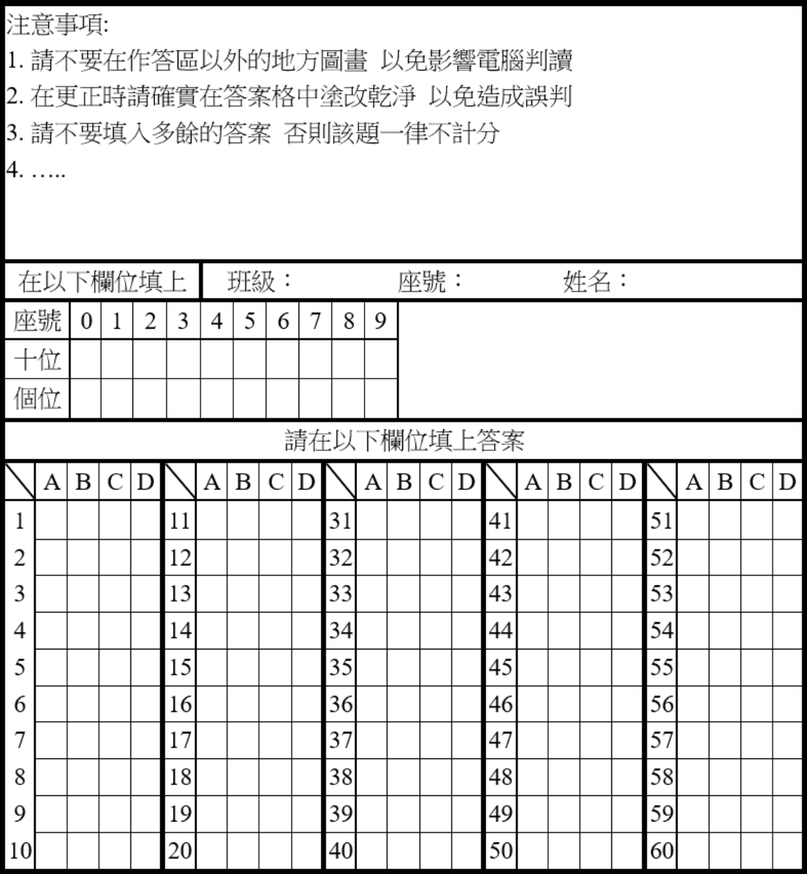
#> input picture test.png, 807 x 874 px, shrunk from 1200 x 1300 before the run, found by its file name
$ python test6.py
#> lines starting #> are read from the running program, lines starting #| are printed output that depends on the picture; after the words box and inside, x2 and y2 are one past the last pixel; in counts of white or black regions, pixels touching at a corner belong together
import cv2
import numpy as np


# 計算兩點距離
def calculate_the_distance_between_2_points(points1, points2):
    return ((points2[0] - points1[0]) ** 2 + (points2[1] - points1[1]) ** 2) ** 0.5

# 影像預處理
def preprocess_image(image):
    gray = cv2.cvtColor(image, cv2.COLOR_BGR2GRAY) # 灰階
    thresh = cv2.adaptiveThreshold(gray, 255,
                               cv2.ADAPTIVE_THRESH_GAUSSIAN_C,
                               cv2.THRESH_BINARY_INV, 11, 2) # 二值化並反轉
    return thresh


# 讀取影像
image = cv2.imread("test.png")
#> image is the input picture: shape (874, 807, 3); min 0, max 255, mean 226.1


# 影像預處理
thresh = preprocess_image(image)
#> in preprocess_image, `thresh = cv2.adaptiveThreshold(gray, 255, cv2.ADAPTIVE_THRESH_GAUSSIAN..`:
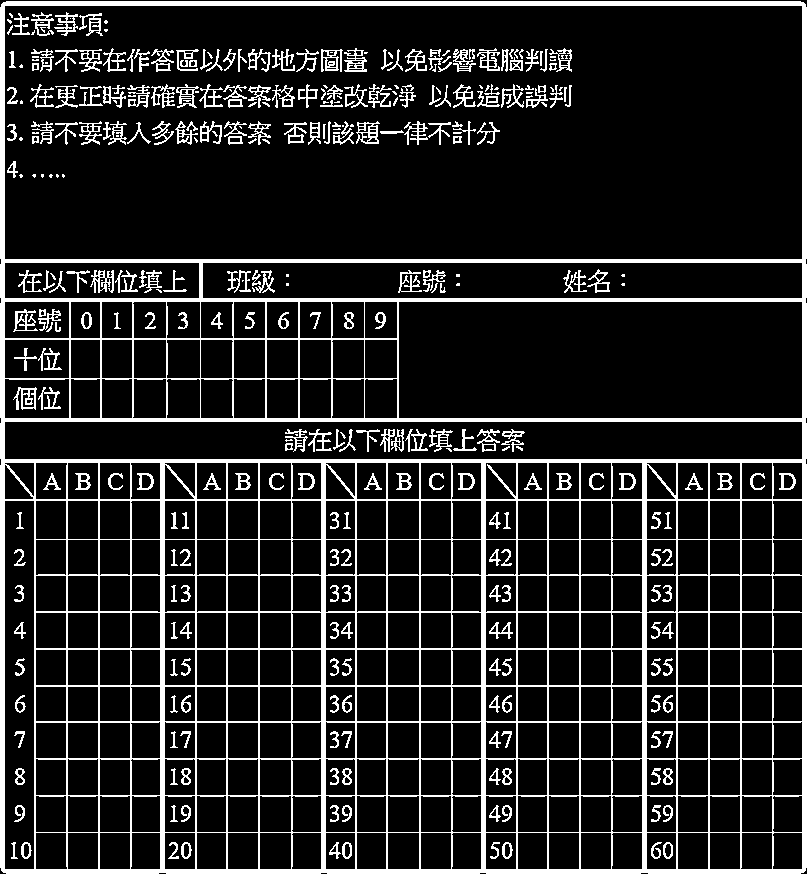
#> thresh: shape (874, 807); 14.1% white; 371 white regions (95 under 20 px), largest, box (x1, y1, x2, y2) and area: (0, 1, 807, 874) 70463, (90, 270, 114, 293) 275, (321, 49, 343, 72) 272


# # 二值化
# thresholded_image = cv2.threshold(gray, 0, 255, cv2.THRESH_BINARY + cv2.THRESH_OTSU)[1]
# # 反轉
# inverted_image = cv2.bitwise_not(thresholded_image)

# 膨脹 # iterations=1 可以改成自定義
dilated_image = cv2.dilate(thresh, None, iterations=1)
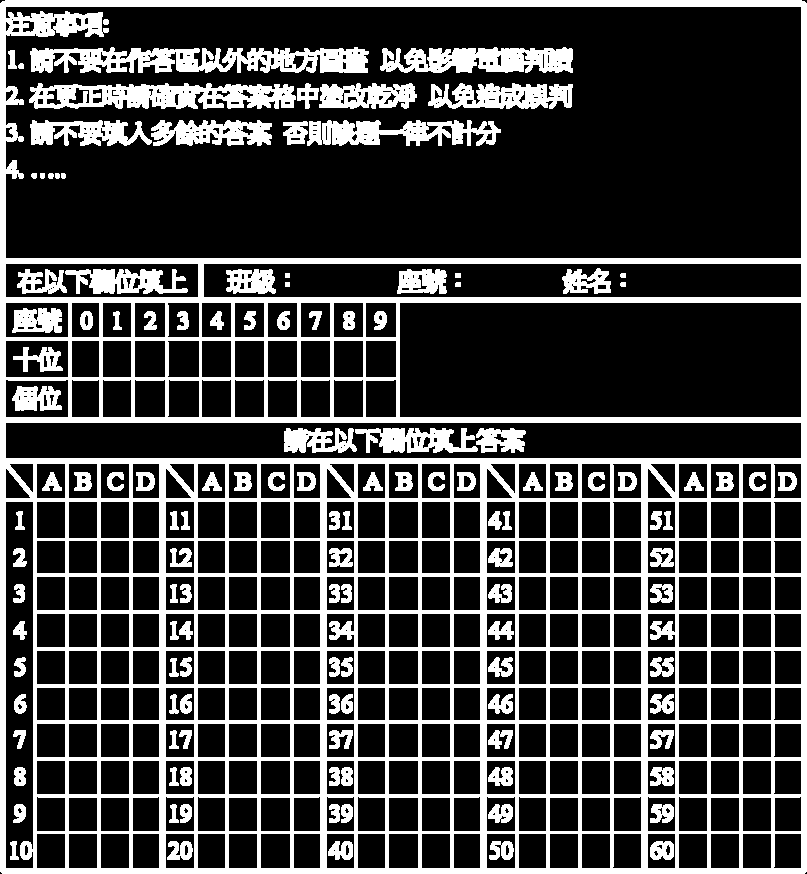
#> dilated_image: shape (874, 807); 25.5% white; 130 white regions


# 找出輪廓
contours, hierarchy = cv2.findContours(thresh, cv2.RETR_TREE, cv2.CHAIN_APPROX_SIMPLE)
#> contours = 921 contours, 182 with area under 20; largest, box (x1, y1, x2, y2) and area: (0, 1, 807, 874) 702717, (4, 5, 803, 260) 202690, (398, 301, 803, 419) 47266, (4, 421, 803, 460) 30322, (202, 262, 803, 299) 21598

# image_with_all_contours = image.copy()
# cv2.drawContours(image_with_all_contours, contours, -1, (0, 255, 0), 3)

# 過濾輪廓並找出矩形
rectangular_contours = []
for contour in contours:
    peri = cv2.arcLength(contour, True)
    approx = cv2.approxPolyDP(contour, 0.02 * peri, True)

    if len(approx) == 4:
        rectangular_contours.append(approx)
#> this loop made 921 passes
#> peri on passes 7 to 9: 42.97, 35.56, 78.77
#> after the loop, rectangular_contours = 329 contours, 28 with area under 20; largest, box (x1, y1, x2, y2) and area: (1, 2, 806, 873) 696140, (4, 5, 803, 260) 201642, (398, 301, 803, 419) 46749, (4, 421, 803, 460) 29490, (202, 262, 803, 299) 20966
# Below lines are added to show all rectangular contours
# This is not needed, but it is useful for debugging
# image_with_only_rectangular_contours = image.copy()
# cv2.drawContours(image_with_only_rectangular_contours, rectangular_contours, -1, (0, 255, 0), 3)


tody_lines_list = np.array(rectangular_contours).reshape(len(rectangular_contours), 4, 2)
print(tody_lines_list)
#> (printed output is left out)
points = tody_lines_list[0]
#> points = [[3, 2], [1, 870], [803, 872], [805, 4]]
# for i in rectangular_contours:
#     area = cv2.contourArea(i)
#     print(i, area)

image_with_only_rectangular_contours = image.copy()
cv2.drawContours(image_with_only_rectangular_contours, tody_lines_list, -1, (0, 255, 0), 3)
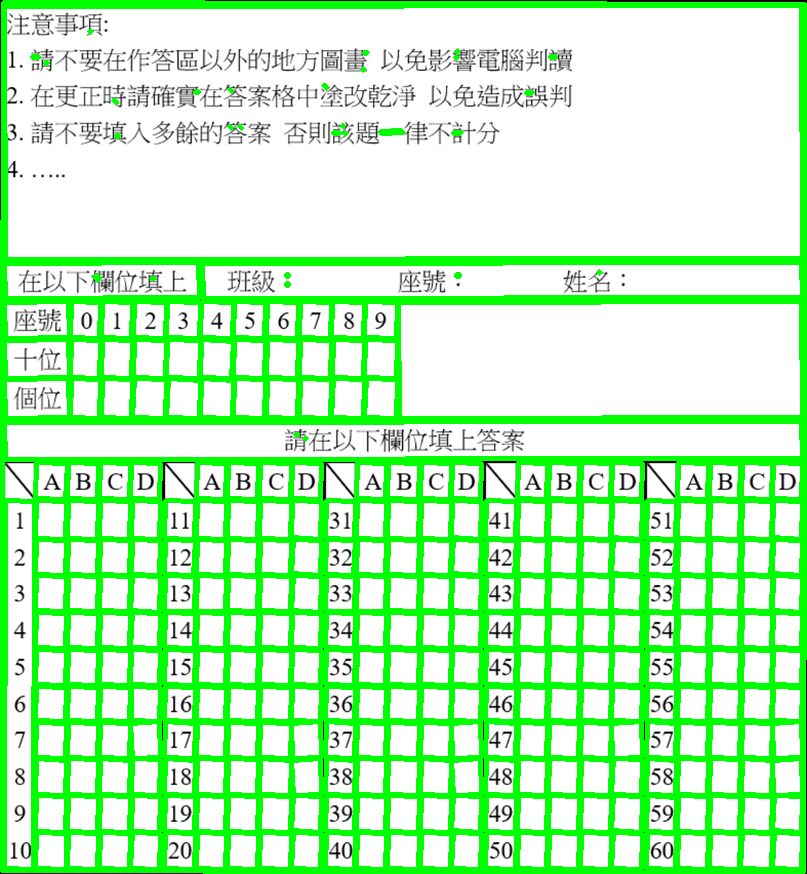
#> image_with_only_rectangular_contours: shape (874, 807, 3); mean B, G, R 185.2, 247.8, 185.2
cv2.imwrite("image_with_only_rectangular_contours.jpg", image_with_only_rectangular_contours)
cv2.imshow('image_with_only_rectangular_contourss', image_with_only_rectangular_contours)
cv2.waitKey(0)

$ run again, with gg.png copied over test.png
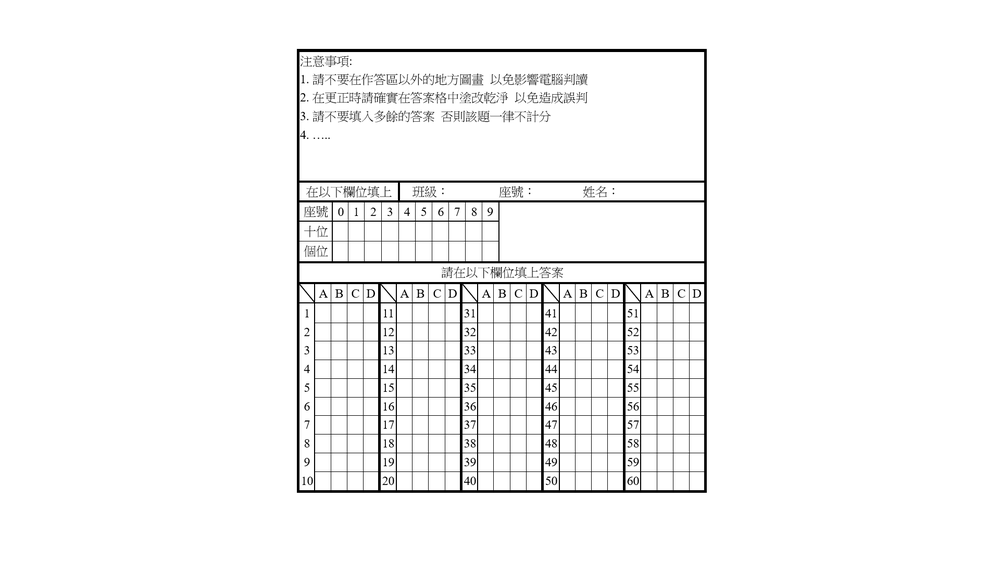
#> input picture gg.png, 1000 x 562 px, shrunk from 1920 x 1080 before the run, found by its file name
#> image is the input picture: shape (562, 1000, 3); min 0, max 255, mean 245.3
#> in preprocess_image, `thresh = cv2.adaptiveThreshold(gray, 255, cv2.ADAPTIVE_THRESH_GAUSSIAN..`:
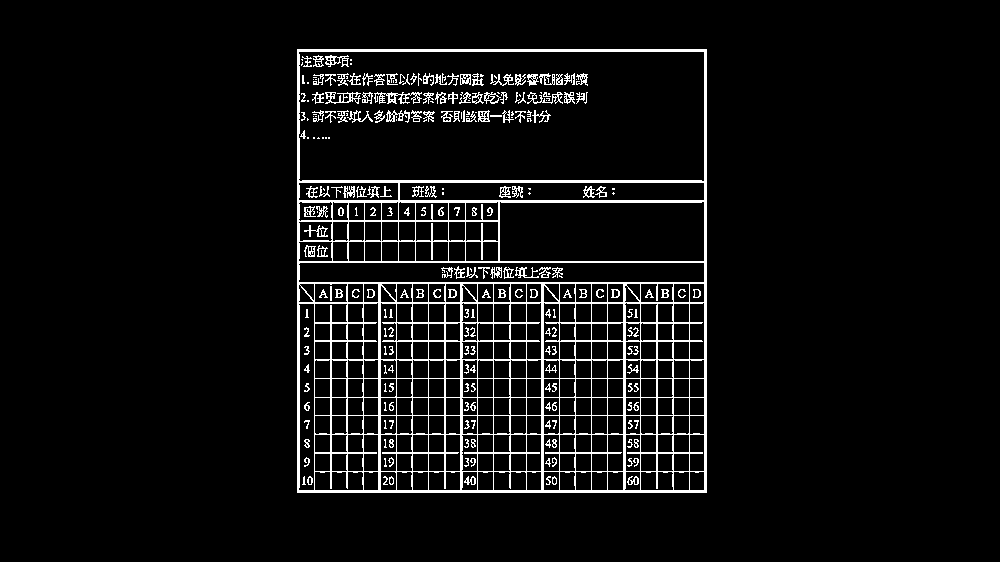
#> thresh: shape (562, 1000); 6% white in thin lines or dots, all inside (x1, y1, x2, y2) = (297, 49, 707, 493)
#> dilated_image: shape (562, 1000); 12.7% white; 50 white regions
#> contours = 827 contours, 427 with area under 20; largest, box (x1, y1, x2, y2) and area: (297, 49, 707, 493) 181187, (298, 51, 705, 182) 52262, (499, 201, 705, 262) 12097, (298, 262, 705, 283) 8102, (399, 182, 705, 201) 5488
#> the loop `for contour in contours:` made 827 passes
#> peri on passes 4, 6, 7: 136.4, 50.04, 13.07
#> after the loop `for contour in contours:`: rectangular_contours = 295 contours, 79 with area under 20; largest, box (x1, y1, x2, y2) and area: (297, 49, 707, 493) 181187, (298, 51, 705, 182) 52182, (499, 201, 705, 262) 12037, (298, 262, 705, 283) 7494, (399, 182, 705, 201) 5169
#> (printed output is left out)
#> points = [[297, 49], [297, 492], [706, 492], [706, 49]]
#> `cv2.drawContours(image_with_only_rectangular_contours, tody_lines_list..`:
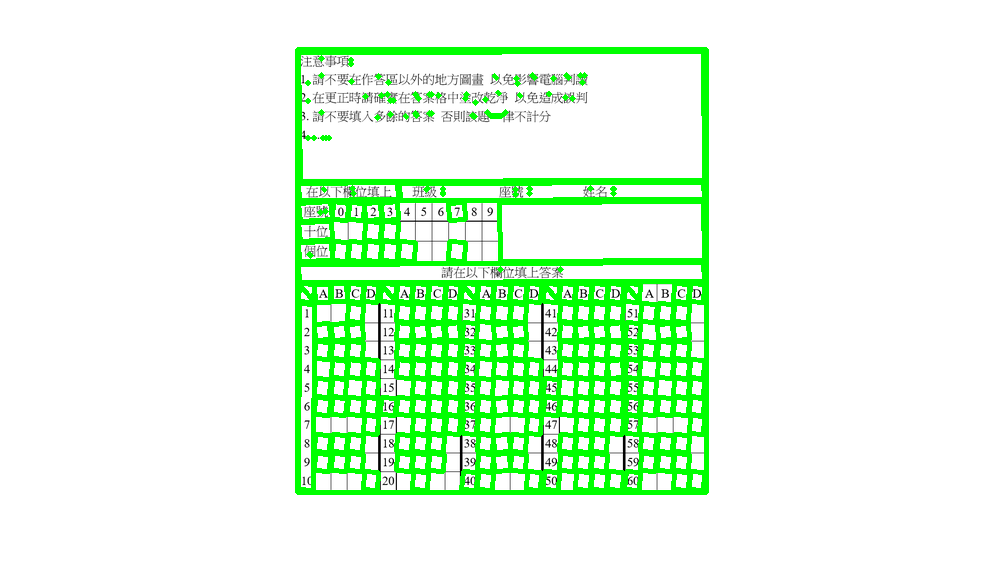
#> image_with_only_rectangular_contours: shape (562, 1000, 3); 11.75% of pixels changed, all inside (x1, y1, x2, y2) = (295, 47, 709, 495)
